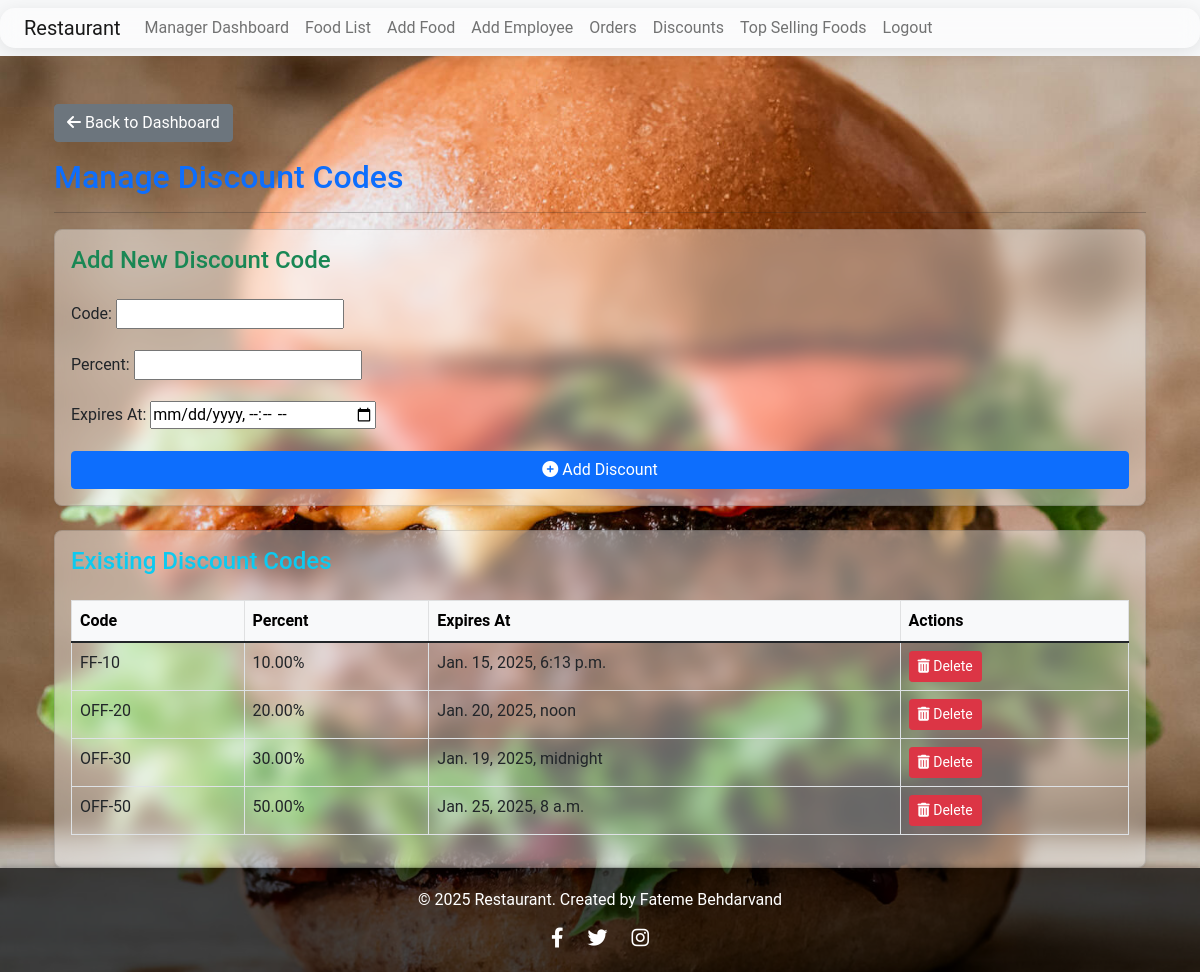
The page /discounts/ (signed in) on the database as committed earlier.
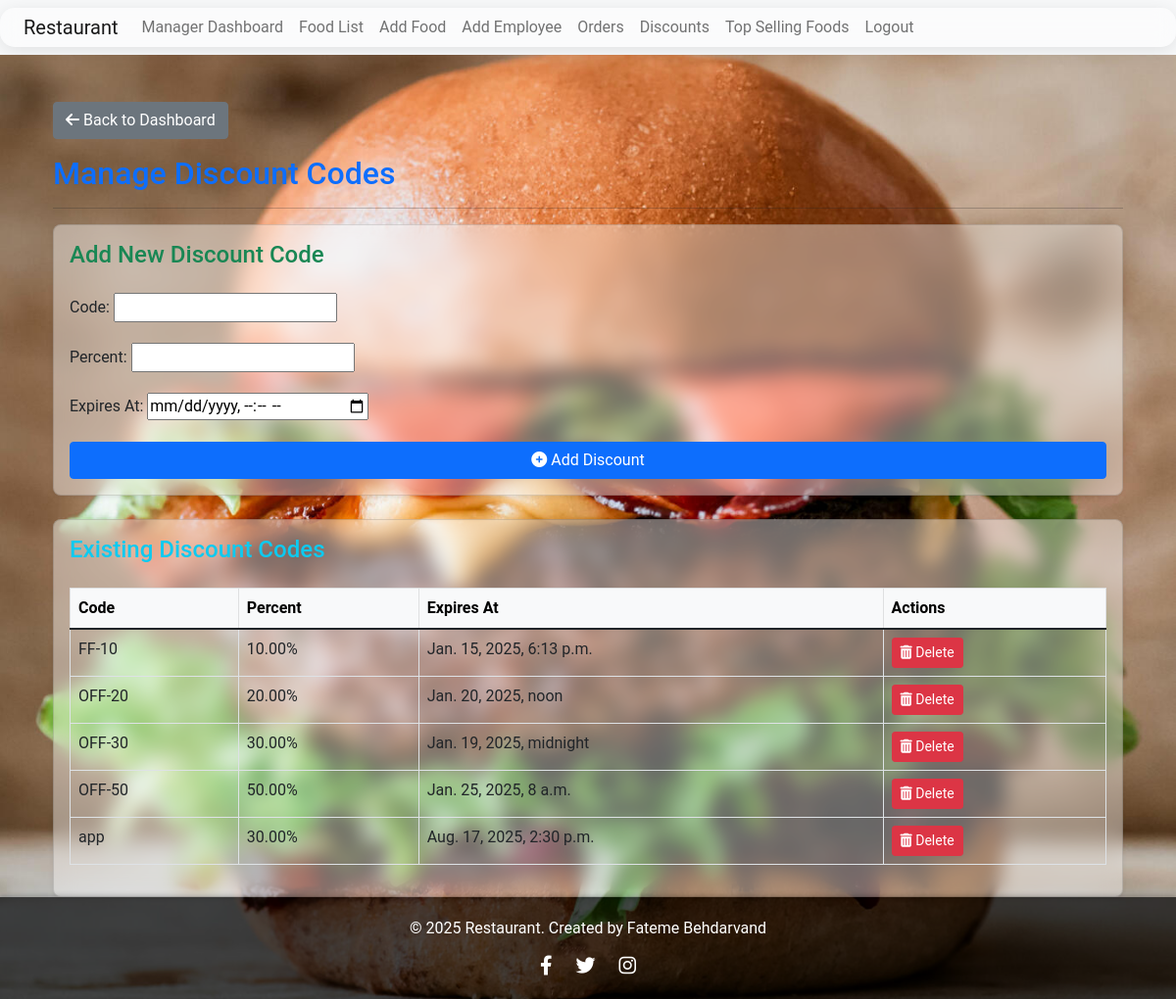
The same page on the database as committed later.
### main/models.py (models this page shows, shortened)
class Discount(models.Model):
    code = models.CharField(max_length=20, unique=True)
    percent = models.DecimalField(max_digits=5, decimal_places=2)
    is_active = models.BooleanField(default=True)
    created_at = models.DateTimeField(auto_now_add=True)
    expires_at = models.DateTimeField(null=True, blank=True)

### main/views.py (the view, shortened to what this page needs)
# urls.py: path('discounts/', DiscountListCreateView.as_view(), name='discount_list'),
class DiscountListCreateView(AdminRequiredMixin, TemplateView):
    template_name = 'manager/discount_list.html'
    def get_context_data(self, **kwargs):
        context = super().get_context_data(**kwargs)
        context['discounts'] = Discount.objects.all()
        context['form'] = DiscountForm()
        return context

### main/forms.py
class DiscountForm(forms.ModelForm):
    class Meta:
        model = Discount
        fields = ['code', 'percent', 'expires_at']
        widgets = {
            'expires_at': forms.DateTimeInput(attrs={'type': 'datetime-local'}),
        }

### main/views.py (called while the page is built)
    def test_func(self):
        return self.request.user.is_staff

### main/templates/manager/discount_list.html (shortened to what this page needs)
{% extends 'base_generic.html' %}
{% block content %}
<div class="container mt-5">
  <div class="mb-3">
    <a href="{% url 'manager_dashboard' %}" class="btn btn-secondary">
      <i class="fas fa-arrow-left"></i> Back to Dashboard
    </a>
  </div>
  <h2 class="text-primary">Manage Discount Codes</h2>
  <hr>
  <div class="card mb-4 shadow-sm" style="border-radius: 8px;">
    <div class="card-body">
      <h4 class="text-success mb-4">Add New Discount Code</h4>
      <form method="post" class="needs-validation" novalidate>
        <div class="form-group mb-3">
          <label for="id_code" class="form-label">Code:</label>
          {{ form.code}}
        </div>
        <div class="form-group mb-3">
          <label for="id_percent" class="form-label">Percent:</label>
          {{ form.percent}}
        </div>
        <div class="form-group mb-3">
          <label for="id_expires_at" class="form-label">Expires At:</label>
          {{ form.expires_at }}
        </div>
        <button type="submit" class="btn btn-primary w-100">
          <i class="fas fa-plus-circle"></i> Add Discount
        </button>
      </form>
    </div>
  </div>
  <div class="card shadow-sm" style="border-radius: 8px;">
    <div class="card-body">
      <h4 class="text-info mb-4">Existing Discount Codes</h4>
      <table class="table table-bordered table-hover">
        <thead class="table-light">
          <tr>
            <th>Code</th>
            <th>Percent</th>
            <th>Expires At</th>
            <th>Actions</th>
          </tr>
        </thead>
        <tbody>
          {% for discount in discounts %}
          <tr>
            <td>{{ discount.code }}</td>
            <td>{{ discount.percent }}%</td>
            <td>{{ discount.expires_at }}</td>
            <td>
              <form method="post" action="{% url 'discount_delete' discount.pk %}" style="display: inline;">
                <button type="submit" class="btn btn-danger btn-sm">
                  <i class="fas fa-trash-alt"></i> Delete
                </button>
              </form>
            </td>
          </tr>
          {% empty %}
          <tr>
            <td colspan="4" class="text-center text-muted">No discount codes found.</td>
          </tr>
          {% endfor %}
        </tbody>
      </table>
    </div>
  </div>
</div>
{% endblock %}

Rows that differ between the two databases and show on the page:
added Discount: code "app", percent "30.00", expires_at "Aug. 17, 2025, 2:30 p.m."
